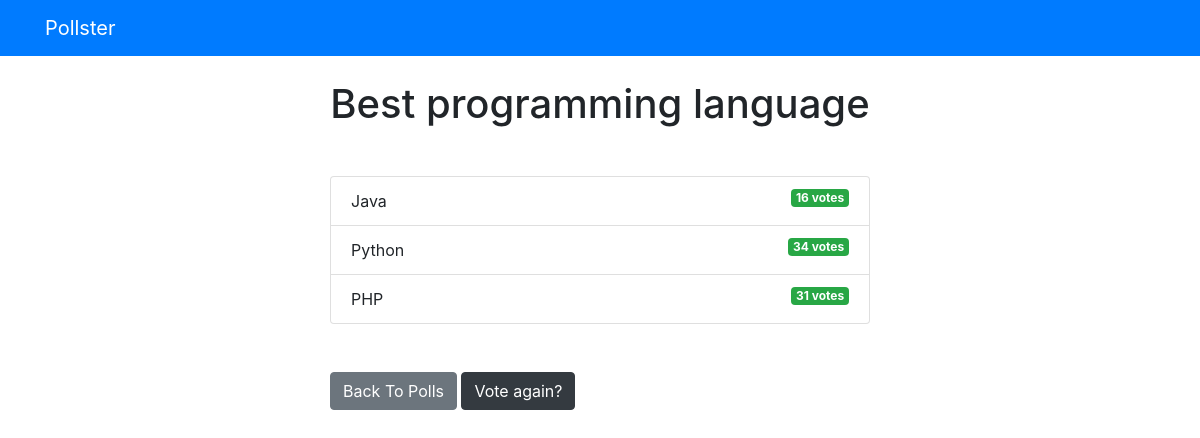
The page /polls/2/results/ on the database as committed earlier.
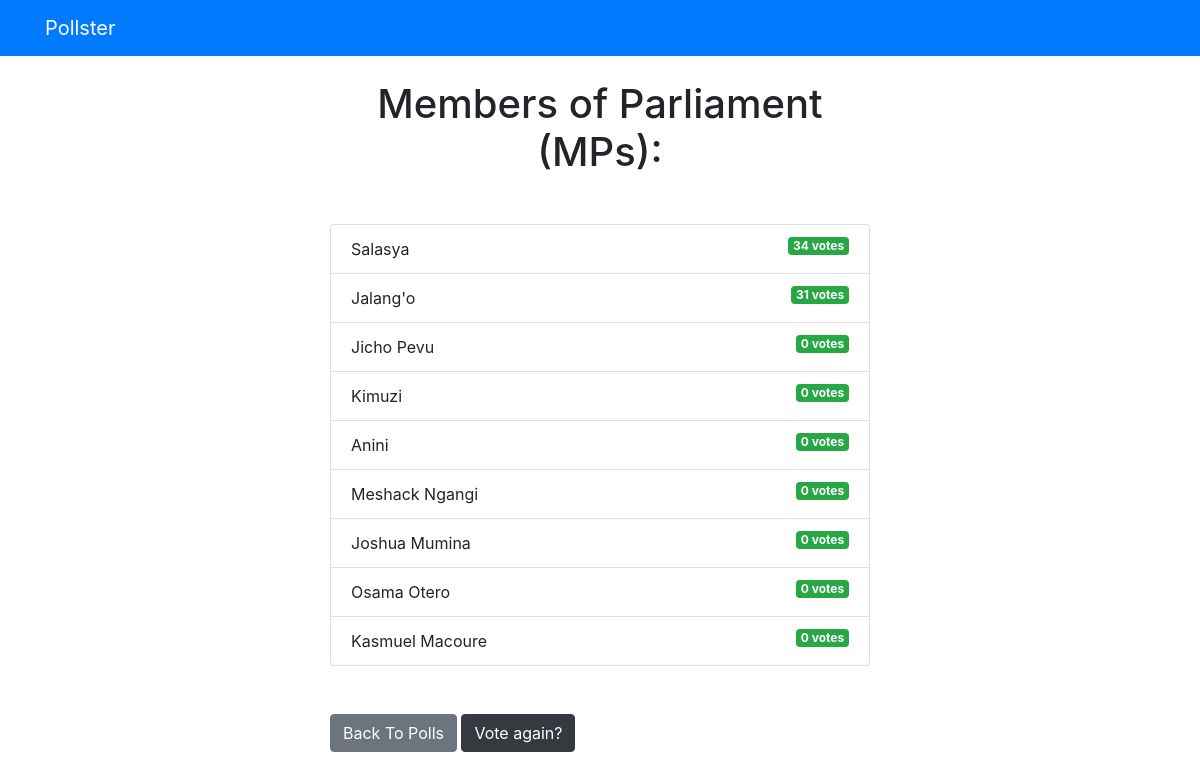
The same page on the database as committed later.
### polls/models.py (models this page shows, shortened)
class Question(models.Model):
    question_text = models.CharField(max_length=200)
    pub_date = models.DateTimeField('date published')

class Choice(models.Model):
    question = models.ForeignKey(Question, on_delete=models.CASCADE)
    choice_text = models.CharField(max_length=200)
    votes = models.IntegerField(default=0)

### polls/views.py (the view)
# urls.py: path('<int:question_id>/results/', views.results, name='results'),
def results(request, question_id):
  question = get_object_or_404(Question, pk=question_id)
  return render(request, 'polls/results.html', { 'question': question })

### templates/polls/results.html (shortened to what this page needs)
{% extends 'base.html' %} {% block content %}
<h1 class="mb-5 text-center">{{ question.question_text }}</h1>
<ul class="list-group mb-5">
	{% for choice in question.choice_set.all %}
	<li class="list-group-item">
		{{ choice.choice_text }}
		<span class="badge badge-success float-right">{{ choice.votes }} vote{{ choice.votes | pluralize }}</span>
	</li>
	{% endfor %}
</ul>
<a class="btn btn-secondary" href="{% url 'polls:index' %}">Back To Polls</a>
<a class="btn btn-dark" href="{% url 'polls:detail' question.id %}"> Vote again? </a>
{% endblock %}

Rows that differ between the two databases and show on the page:
removed Choice: choice_text "Java", votes "16", votes|pluralize "s"
changed Question: question_text "Best programming language" → "Members of Parliament (MPs):"
changed Choice: choice_text "Python" → "Salasya"
changed Choice: choice_text "PHP" → "Jalang'o"
added Choice: choice_text "Jicho Pevu", votes "0", votes|pluralize "s"
added Choice: choice_text "Kimuzi", votes "0", votes|pluralize "s"
added Choice: choice_text "Anini", votes "0", votes|pluralize "s"
added Choice: choice_text "Meshack Ngangi", votes "0", votes|pluralize "s"
added Choice: choice_text "Joshua Mumina", votes "0", votes|pluralize "s"
added Choice: choice_text "Osama Otero", votes "0", votes|pluralize "s"
added Choice: choice_text "Kasmuel Macoure", votes "0", votes|pluralize "s"
